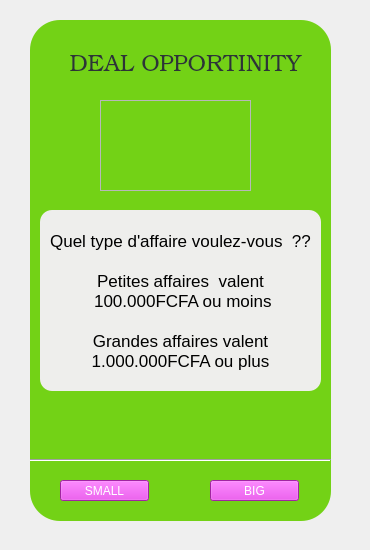
       <widget class="QWidget" name="interface_deal_opp">
        <widget class="QPlainTextEdit" name="affichage_carte_6">
         <property name="geometry">
          <rect>
           <x>30</x>
           <y>20</y>
           <width>301</width>
           <height>501</height>
          </rect>
         </property>
         <property name="styleSheet">
          <string notr="true">background-color: rgb(115, 210, 22);
border-radius:30px;</string>
         </property>
         <property name="backgroundVisible">
          <bool>false</bool>
         </property>
         <property name="centerOnScroll">
          <bool>false</bool>
         </property>
        </widget>
        <widget class="QPushButton" name="choisir_smalldeal">
         <property name="geometry">
          <rect>
           <x>60</x>
           <y>480</y>
           <width>89</width>
           <height>21</height>
          </rect>
         </property>
         <property name="styleSheet">
          <string notr="true">font: 13pt &quot;Ubuntu&quot;;
color: white;
background-color: rgb(224, 52, 226);</string>
         </property>
         <property name="text">
          <string>SMALL</string>
         </property>
        </widget>
        <widget class="QPushButton" name="choisir_bigdeal">
         <property name="geometry">
          <rect>
           <x>210</x>
           <y>480</y>
           <width>89</width>
           <height>21</height>
          </rect>
         </property>
         <property name="styleSheet">
          <string notr="true">font: 13pt &quot;Ubuntu&quot;;
color: white;
background-color: rgb(224, 52, 226);</string>
         </property>
         <property name="text">
          <string>BIG</string>
         </property>
        </widget>
        <widget class="QLabel" name="titre_deal_opp">
         <property name="geometry">
          <rect>
           <x>60</x>
           <y>50</y>
           <width>251</width>
           <height>31</height>
          </rect>
         </property>
         <property name="font">
          <font>
           <family>URW Bookman L</family>
           <pointsize>17</pointsize>
           <weight>9</weight>
           <italic>false</italic>
           <bold>false</bold>
          </font>
         </property>
         <property name="styleSheet">
          <string notr="true">color: rgb(46, 52, 54);
background-image: url(:/images/backg.jpg);
font: 75 17pt &quot;URW Bookman L&quot;;
border-radius:8px;</string>
         </property>
         <property name="text">
          <string>DEAL OPPORTINITY</string>
         </property>
         <property name="alignment">
          <set>Qt::AlignCenter</set>
         </property>
        </widget>
        <widget class="QFrame" name="photo_deal_opp">
         <property name="geometry">
          <rect>
           <x>100</x>
           <y>100</y>
           <width>151</width>
           <height>91</height>
          </rect>
         </property>
         <property name="styleSheet">
          <string notr="true">border-image: url(:/images/deal_img.jpg);

</string>
         </property>
         <property name="frameShape">
          <enum>QFrame::StyledPanel</enum>
         </property>
         <property name="frameShadow">
          <enum>QFrame::Raised</enum>
         </property>
        </widget>
        <widget class="QLabel" name="description_deal_opp">
         <property name="geometry">
          <rect>
           <x>40</x>
           <y>210</y>
           <width>281</width>
           <height>181</height>
          </rect>
         </property>
         <property name="font">
          <font>
           <family>Ubuntu</family>
           <pointsize>13</pointsize>
           <weight>50</weight>
           <italic>false</italic>
           <bold>false</bold>
          </font>
         </property>
         <property name="styleSheet">
          <string notr="true">font: 13pt &quot;Ubuntu&quot;;
background-color: rgb(238, 238, 236);
border-radius:12px;
</string>
         </property>
         <property name="text">
          <string>Quel type d'affaire voulez-vous  ??
 
Petites affaires  valent 
 100.000FCFA ou moins 
 
Grandes affaires valent  
1.000.000FCFA ou plus 
</string>
         </property>
         <property name="alignment">
          <set>Qt::AlignBottom|Qt::AlignHCenter</set>
         </property>
        </widget>
        <widget class="Line" name="line_6">
         <property name="geometry">
          <rect>
           <x>30</x>
           <y>450</y>
           <width>301</width>
           <height>20</height>
          </rect>
         </property>
         <property name="orientation">
          <enum>Qt::Horizontal</enum>
         </property>
        </widget>
        <widget class="QLabel" name="label_33">
         <property name="geometry">
          <rect>
           <x>0</x>
           <y>0</y>
           <width>361</width>
           <height>541</height>
          </rect>
         </property>
         <property name="styleSheet">
          <string notr="true">background-image: url(:/images/backg.jpg);</string>
         </property>
         <property name="text">
          <string/>
         </property>
        </widget>
        <zorder>label_33</zorder>
        <zorder>affichage_carte_6</zorder>
        <zorder>choisir_smalldeal</zorder>
        <zorder>choisir_bigdeal</zorder>
        <zorder>titre_deal_opp</zorder>
        <zorder>photo_deal_opp</zorder>
        <zorder>description_deal_opp</zorder>
        <zorder>line_6</zorder>
       </widget>
